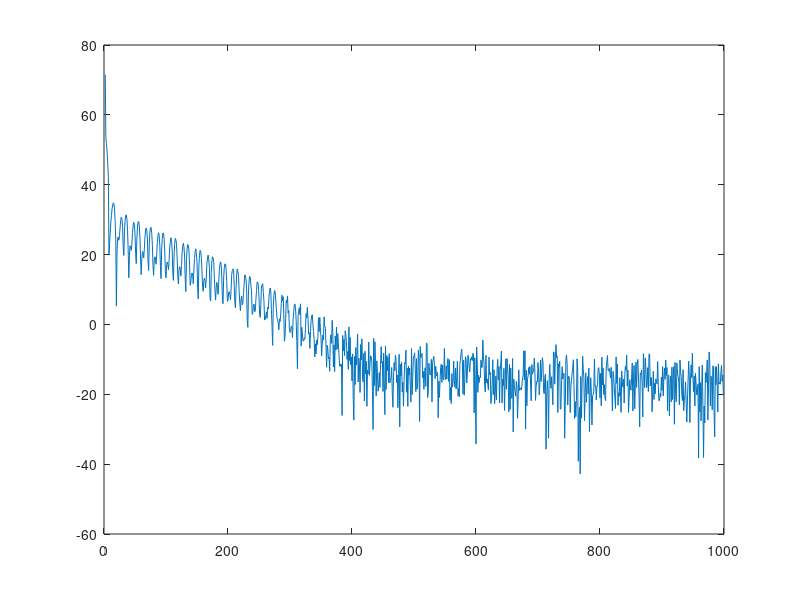
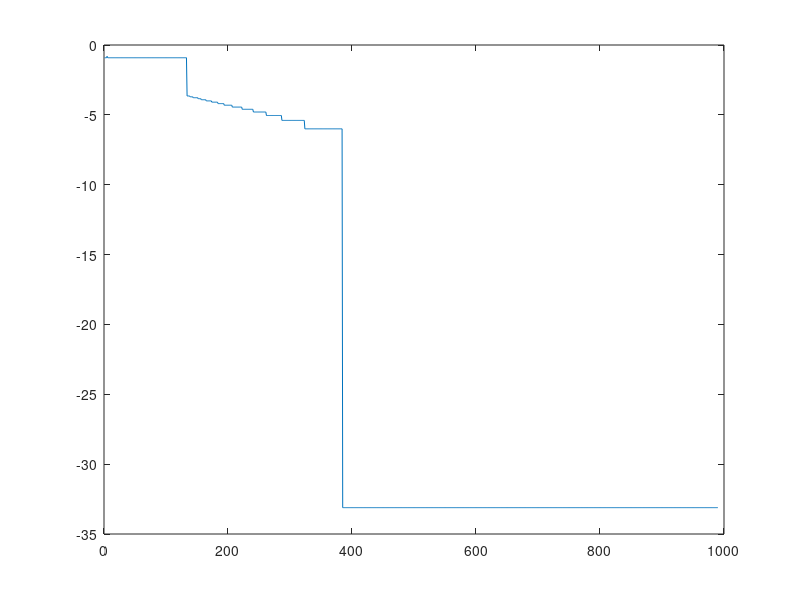
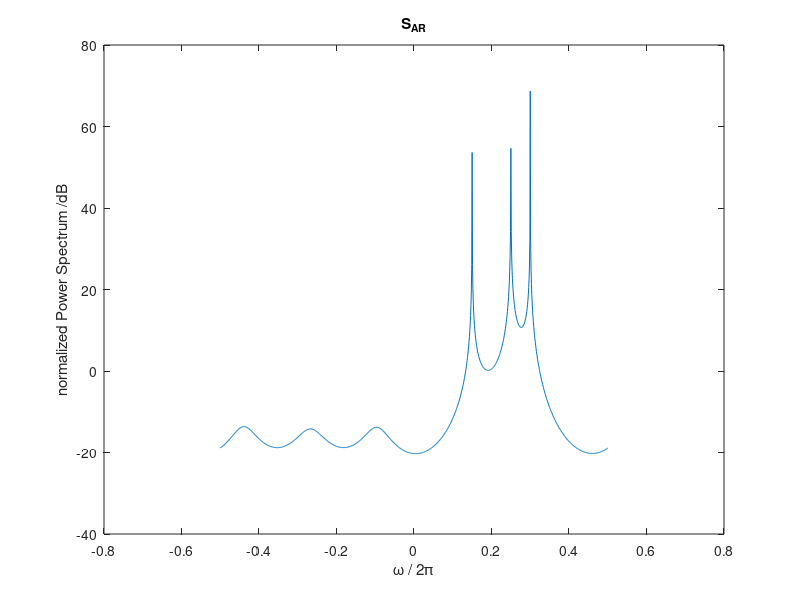

Write the MATLAB code that produced these figures, in order.
clc
clear all
close all

j=sqrt(-1);
%% gen signal 
f=[0.15 0.25 0.30]';
N=1000;                      %length of signal
M=6;                           % filter order
SNR=[20 25 30]';
sigma_v=1;                    %noise power
test_N=100;
w_test=0;
xi_test=0;
for test=1:test_N
	v_n=sqrt(sigma_v/2)*randn(1,N)+j*sqrt(sigma_v/2)*randn(1,N);% complex gauss noise
	a_k=sqrt(10.^(SNR/10)*sigma_v);%ampltitude of envelope
		
	n=(0:N-1);
	phi_k=2*pi*rand(1,3)';
	s_k=a_k.*exp(j*2*pi*f*n+phi_k);
	u_n=sum(s_k)+v_n;
	u_n=u_n.';

    %% Observation Matrix
    A=zeros(N,M);
    u_n=[zeros(M-1,1);u_n];
    for mm=1:M
        A(:,mm)=u_n(M+1-mm:1:N+M-mm)';
    end
    
    %% RLS
    lambda=0.98;
    delta=0.05;
    I=diag(ones(1,M));
    P=1/delta*I;
    w_est=zeros(M,N);
    d=u_n(M+1:end);
    for nn=2:N-1
        k=1/lambda * P *A(nn,:)'/ ( 1+1/lambda*A(nn,:)*P*A(nn,:)'  );
        xi(nn)=d(nn)-w_est(:,nn-1)'*A(nn,:)';
        w_est(:,nn)=w_est(:,nn-1)+k*conj(xi(nn));
        P=1/lambda*P-1/lambda*k*A(nn,:)*P;
    end
      w_test=w_test+w_est;

      xi_test=xi_test+xi;

end
w_test=w_test/test_N;
xi_test=xi_test/test_N;
w_n=1000;
w=2*pi*(-0.5:1/w_n:0.5);
aw=exp(-j*(1:M)'*w);
for ii=1:N-10
sigma=abs(xi_test(ii+1)).^2;
a_k=-conj(w_test(:,ii+1));
    for ww=1:length(w)
        S_AR(ww)=sigma/(1+a_k.'*aw(:,ww))^2;
    end
S_AR=abs(S_AR);
[pks,locs]=findpeaks(S_AR);
    if(size(locs,2)>=3)
        [a,b]=sort(pks);
        f_est=sort(w(locs(b(end:-1:end-2))))/(2*pi);
        err(:,ii)=(f_est'-sort(f)).^2;  
    else
        f_est=[0.5 0.5 0.5];
        err(:,ii)=(f_est'-sort(f)).^2; 
    end
end
figure
plot(10*log10(abs(xi_test).^2))
figure
plot(log10(err(1,:)))

 figure
 plot(w/(2*pi),10*log10(S_AR))
 ylabel('normalized Power Spectrum /dB')
 xlabel('\omega / 2\pi')
 title('S_{AR}')     
